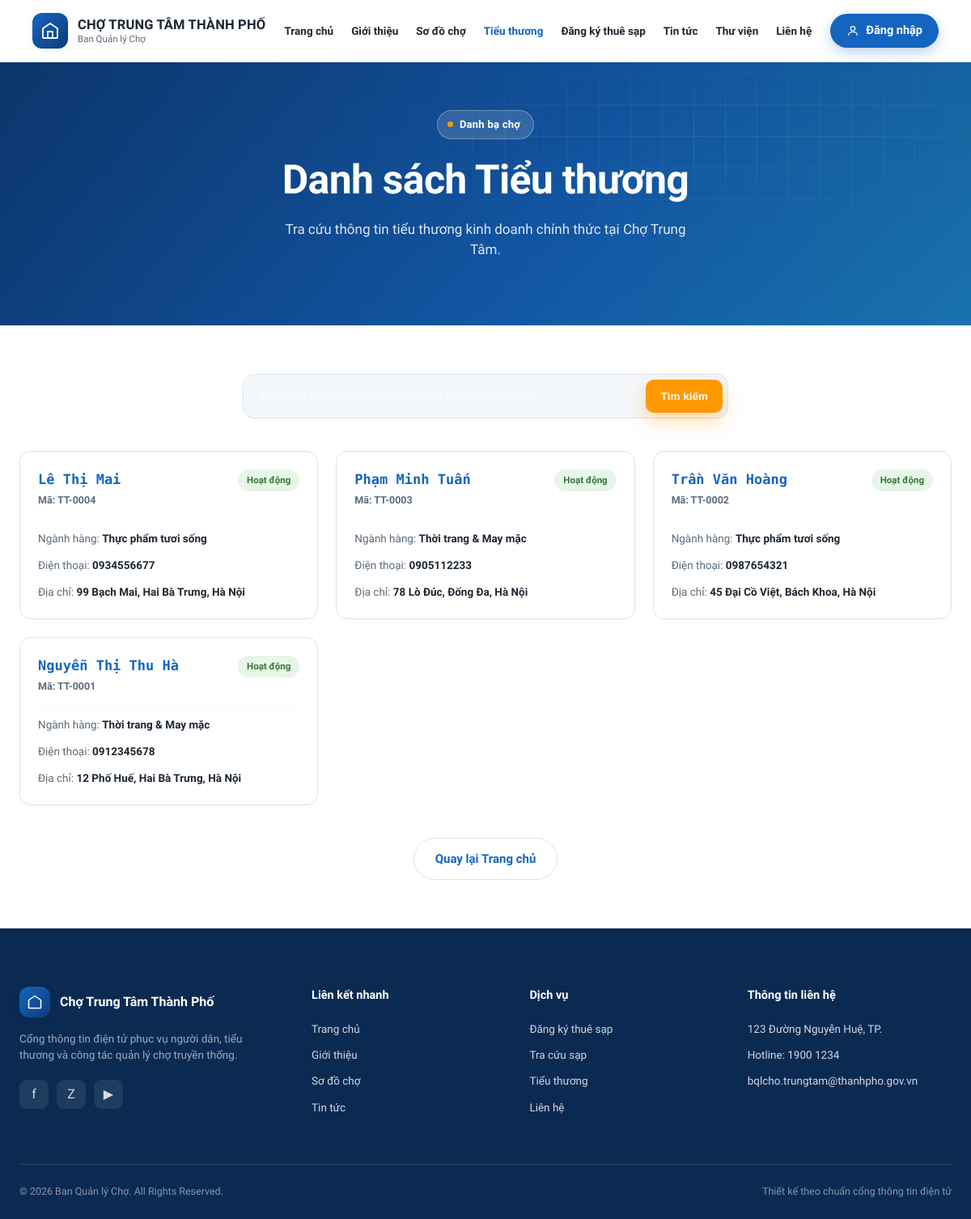
The page /home/traders on the database its author committed.
### tables this page shows
CREATE TABLE `traders` (
    `id` INT AUTO_INCREMENT PRIMARY KEY,
    `trader_code` VARCHAR(50) NOT NULL UNIQUE,
    `fullname` VARCHAR(100) NOT NULL,
    `phone` VARCHAR(15) NOT NULL,
    `cccd` VARCHAR(20) NOT NULL UNIQUE,
    `business_line_id` INT NULL,
    `address` TEXT NULL,
    `description` TEXT NULL,            
    `license_file` TEXT NULL,           
    `status_id` INT NOT NULL,
    `created_at` TIMESTAMP DEFAULT CURRENT_TIMESTAMP,
    `updated_at` TIMESTAMP DEFAULT CURRENT_TIMESTAMP ON UPDATE CURRENT_TIMESTAMP,
    FOREIGN KEY (`status_id`) REFERENCES `system_statuses`(`id`) ON DELETE RESTRICT,
    FOREIGN KEY (`business_line_id`) REFERENCES `business_lines`(`id`) ON DELETE SET NULL
);

CREATE TABLE `business_lines` (
    `id` INT AUTO_INCREMENT PRIMARY KEY,
    `line_code` VARCHAR(50) NOT NULL UNIQUE,
    `line_name` VARCHAR(100) NOT NULL,
    `description` TEXT NULL,
    `created_at` TIMESTAMP DEFAULT CURRENT_TIMESTAMP,
    `updated_at` TIMESTAMP DEFAULT CURRENT_TIMESTAMP ON UPDATE CURRENT_TIMESTAMP
);

### index.php (called while the page is built, shortened)
<?php
spl_autoload_register(function ($className) {
    $classFileApp1 = DIR_APP . '/' . $className . '.class.php';
    $classFileApp2 = DIR_APP . '/' . $className . '.php';
    if (file_exists($classFileApp1)) {
        return;
    } elseif (file_exists($classFileApp2)) {
        require_once $classFileApp2;
        return;
    }
    $classFileModel = DIR_MODEL . '/' . $className . '.php';
    if (file_exists($classFileModel)) {
        return;
    }
    $classFileController = DIR_CONTROLLER . '/' . $className . '.php';
    if (file_exists($classFileController)) {
        return;
    }
});
try {
    $router = new router();
    $router->dispatch();
} catch (Exception $e) {
    echo "<h1>Hệ thống gặp sự cố</h1>";
    echo "<p>" . $e->getMessage() . "</p>";
}

### application/database.class.php (called while the page is built, shortened)
<?php
class database {
    private static $instance = null;
    private $conn;
    private function __construct() {
        $dsn = "mysql:host=" . DB_HOST . ";port=" . DB_PORT . ";dbname=" . DB_NAME . ";charset=utf8mb4";
        $options = [
            PDO::ATTR_ERRMODE            => PDO::ERRMODE_EXCEPTION,
            PDO::ATTR_DEFAULT_FETCH_MODE => PDO::FETCH_ASSOC,
            PDO::ATTR_EMULATE_PREPARES   => false,
        ];
        try {
            $this->conn = new PDO($dsn, DB_USER, DB_PASS, $options);
        } catch (PDOException $e) {
            throw new Exception("Kết nối Database thất bại: " . $e->getMessage());
        }
    }
    public static function getInstance() {
        if (self::$instance === null) {
            self::$instance = new self();
        }
        return self::$instance;
    }
    public function query($sql, $params = []) {
        $stmt = $this->conn->prepare($sql);
        $stmt->execute($params);
        return $stmt;
    }
    public function select($sql, $params = []) {
        $stmt = $this->query($sql, $params);
        return $stmt->fetchAll();
    }
}

### model/traderModel.php (called while the page is built, shortened)
<?php
class traderModel {
    private $db;
    public function __construct() {
        $this->db = database::getInstance();
    }
    public function getAllTraders($search = '', $business_line_id = '', $status = '') {
        $sql = "SELECT t.*,
                       (
                           SELECT COALESCE(SUM(b.total_amount - b.paid_amount), 0)
                           FROM bills b
                           JOIN contracts c ON b.contract_id = c.id
                           WHERE c.trader_id = t.id AND b.status IN ('unpaid', 'partially_paid')
                       ) AS total_debt,
                        ss.code AS status_code,
                        ss.status_name,
                        sc.color_class,
                        bl.line_name AS business_line_name,
                        bl.line_code AS business_line_code
                FROM traders t
                LEFT JOIN system_statuses ss ON ss.id = t.status_id
                LEFT JOIN status_colors sc ON ss.color_id = sc.id
                LEFT JOIN business_lines bl ON bl.id = t.business_line_id
                WHERE ss.code != '99'";
        $params = [];
        if (!empty($status)) {
            $sql .= " AND ss.code = :status";
            $params['status'] = $status;
        }
        $sql .= " ORDER BY t.id DESC";
        return $this->db->select($sql, $params);
    }
}

### template/frontend/home/traders.php (the view, shortened to what this page needs)
<section class="hero" style="padding: 60px 0 80px;">
    <div class="hero-grid-pattern"></div>
    <div class="container hero-content" style="grid-template-columns: 1fr; text-align: center;">
        <div>
            <div class="hero-eyebrow" style="justify-content: center;"><span class="dot"></span> Danh bạ chợ</div>
            <h1>Danh sách Tiểu thương</h1>
            <p style="margin: 0 auto;">Tra cứu thông tin tiểu thương kinh doanh chính thức tại Chợ Trung Tâm.</p>
        </div>
    </div>
</section>
<section style="padding: 60px 0;">
    <div class="container">
        <div style="max-width: 600px; margin: 0 auto 40px;">
            <div class="map-search" style="background: var(--gray-100); border: 1px solid var(--gray-300); padding: 6px; margin: 0;">
                <input type="text" id="traderSearchInput" placeholder="Nhập tên tiểu thương, số điện thoại hoặc ngành hàng..." style="color: var(--gray-900);">
                <button class="btn btn-primary btn-sm" style="border-radius: 10px;">Tìm kiếm</button>
            </div>
        </div>
        <?php if (empty($traders)): ?>
            <div style="text-align: center; padding: 40px; border: 1.5px dashed var(--gray-300); border-radius: var(--radius-md); color: var(--gray-600);">
                Không có dữ liệu tiểu thương hoạt động.
            </div>
        <?php else: ?>
            <div class="stalls-grid" id="traderGrid">
                <?php foreach ($traders as $t): ?>
                    <div class="stall-card trader-card" data-fullname="<?php echo htmlspecialchars(mb_strtolower($t['fullname'], 'UTF-8')); ?>" data-line="<?php echo htmlspecialchars(mb_strtolower($t['business_line_name'] ?? '', 'UTF-8')); ?>">
                        <div class="stall-top" style="margin-bottom: 8px;">
                            <div>
                                <div class="stall-code" style="color: var(--blue-700);"><?php echo htmlspecialchars($t['fullname']); ?></div>
                                <div class="stall-zone" style="margin-top: 4px; font-weight: 600;">Mã: <?php echo htmlspecialchars($t['trader_code']); ?></div>
                            </div>
                            <span class="badge" style="background: #E8F5E9; color: #2E7D32;">Hoạt động</span>
                        </div>
                        <div class="stall-meta" style="margin-top: 14px; margin-bottom: 0; font-size: 13.5px; border-top: 1px solid var(--gray-100); padding-top: 12px;">
                            <div style="margin-bottom: 6px;">Ngành hàng: <b><?php echo htmlspecialchars($t['business_line_name'] ?? 'Chưa cập nhật'); ?></b></div>
                            <div style="margin-bottom: 6px;">Điện thoại: <b><?php echo htmlspecialchars($t['phone']); ?></b></div>
                            <div>Địa chỉ: <b><?php echo htmlspecialchars($t['address'] ?? 'Tại chợ'); ?></b></div>
                        </div>
                    </div>
                <?php endforeach; ?>
            </div>
        <?php endif; ?>
        <div style="text-align: center; margin-top: 40px;">
            <a href="<?php echo BASE_URL; ?>" class="btn btn-outline">Quay lại Trang chủ</a>
        </div>
    </div>
</section>

### application/router.class.php (shortened to what this page needs)
<?php
class router {
    protected $controller = 'homeController';
    protected $action = 'index';
    protected $params = [];
    public function __construct() {
        $url = $this->parseUrl();
        if (isset($url[0]) && !empty($url[0])) {
            $controllerName = $url[0] . 'Controller';
            if (file_exists(DIR_CONTROLLER . '/' . $controllerName . '.php')) {
                $this->controller = $controllerName;
                unset($url[0]);
            } else {
            }
        }
        if (class_exists($this->controller)) {
            $this->controller = new $this->controller();
        } else {
            throw new Exception("Không tìm thấy class controller: " . $this->controller);
        }
        if (isset($url[1]) && !empty($url[1])) {
            if (method_exists($this->controller, $url[1])) {
                $this->action = $url[1];
                unset($url[1]);
            } else {
                throw new Exception("Không tìm thấy action '{$url[1]}' trong controller " . get_class($this->controller));
            }
        }
        $this->params = $url ? array_values($url) : [];
    }
    public function dispatch() {
        if (method_exists($this->controller, $this->action)) {
            call_user_func_array([$this->controller, $this->action], $this->params);
        } else {
            throw new Exception("Không thể thực thi action '{$this->action}'");
        }
    }
    private function parseUrl() {
        if (isset($_GET['url'])) {
            $url = rtrim($_GET['url'], '/');
            $url = filter_var($url, FILTER_SANITIZE_URL);
            return explode('/', $url);
        }
        return [];
    }
}

### controller/homeController.php (shortened to what this page needs)
<?php
class homeController {
    public function traders() {
        $traderModel = new traderModel();
        $traders = [];
        try {
            $traders = $traderModel->getAllTraders('', '', 'active');
        } catch (Exception $e) {
        }
        $this->view('frontend/home/traders', [
            'title' => 'Danh sách Tiểu thương - Chợ Trung Tâm Thành Phố',
            'activePage' => 'traders',
            'traders' => $traders
        ]);
    }
    protected function view($templatePath, $data = []) {
        extract($data);
        $isFrontend = str_starts_with($templatePath, 'frontend/');
        if ($isFrontend) {
            if (file_exists(DIR_TEMPLATE . '/frontend/layouts/header.php')) {
                require_once DIR_TEMPLATE . '/frontend/layouts/header.php';
            }
            if (file_exists(DIR_TEMPLATE . '/frontend/layouts/navbar.php')) {
                require_once DIR_TEMPLATE . '/frontend/layouts/navbar.php';
            }
        }
        $viewFile = DIR_TEMPLATE . '/' . $templatePath . '.php';
        if (file_exists($viewFile)) {
            require_once $viewFile;
        } else {
            echo "Không tìm thấy giao diện View: " . $templatePath;
        }
        if ($isFrontend) {
            if (file_exists(DIR_TEMPLATE . '/frontend/layouts/footer.php')) {
                require_once DIR_TEMPLATE . '/frontend/layouts/footer.php';
            }
        }
    }
}

### template/frontend/layouts/header.php (shortened to what this page needs)
<!DOCTYPE html>
<html lang="vi">
<head>
    <link rel="stylesheet" href="<?php echo BASE_URL; ?>public/assets/css/frontend.css">
</head>
<body>

### template/frontend/layouts/navbar.php (shortened to what this page needs)
<header id="siteHeader">
    <div class="container header-inner">
        <div class="brand">
            <div class="brand-mark">
                <svg width="24" height="24" viewBox="0 0 24 24" fill="none">
                    <path d="M3 9L12 3L21 9V20C21 20.55 20.55 21 20 21H4C3.45 21 3 20.55 3 20V9Z" stroke="white"
                        stroke-width="1.8" stroke-linejoin="round" />
                    <path d="M9 21V13H15V21" stroke="white" stroke-width="1.8" stroke-linejoin="round" />
                </svg>
            </div>
            <div class="brand-name">
                <strong>CHỢ TRUNG TÂM THÀNH PHỐ</strong>
                <span>Ban Quản lý Chợ</span>
            </div>
        </div>
        <nav class="main-nav">
            <a href="<?php echo BASE_URL; ?>" class="<?php echo ($activePage ?? 'home') === 'home' ? 'active' : ''; ?>">Trang chủ</a>
            <a href="<?php echo BASE_URL; ?>home/about" class="<?php echo ($activePage ?? 'home') === 'about' ? 'active' : ''; ?>">Giới thiệu</a>
            <a href="<?php echo BASE_URL; ?>home/map" class="<?php echo ($activePage ?? 'home') === 'map' ? 'active' : ''; ?>">Sơ đồ chợ</a>
            <a href="<?php echo BASE_URL; ?>home/traders" class="<?php echo ($activePage ?? 'home') === 'traders' ? 'active' : ''; ?>">Tiểu thương</a>
            <a href="<?php echo BASE_URL; ?>home/register" class="<?php echo ($activePage ?? 'home') === 'register' ? 'active' : ''; ?>">Đăng ký thuê sạp</a>
            <a href="<?php echo BASE_URL; ?>#tintuc">Tin tức</a>
            <a href="<?php echo BASE_URL; ?>#thuvien">Thư viện</a>
            <a href="<?php echo BASE_URL; ?>#lienhe">Liên hệ</a>
        </nav>
        <div class="header-right">
            <a href="<?php echo BASE_URL; ?>home/login" class="login-btn">
                <span>Đăng nhập</span>
            </a>
        </div>
    </div>
</header>

### template/frontend/layouts/footer.php (shortened to what this page needs)
    <footer>
        <div class="container">
            <div class="footer-grid">
                <div>
                    <div class="footer-brand">
                        <div class="brand-mark" style="width:38px;height:38px;"><svg width="20" height="20"
                                viewBox="0 0 24 24" fill="none">
                                <path d="M3 9L12 3L21 9V20C21 20.55 20.55 21 20 21H4C3.45 21 3 20.55 3 20V9Z"
                                    stroke="white" stroke-width="1.8" stroke-linejoin="round" />
                            </svg></div>
                        <strong>Chợ Trung Tâm Thành Phố</strong>
                    </div>
                    <p class="desc">Cổng thông tin điện tử phục vụ người dân, tiểu thương và công tác quản lý chợ truyền
                        thống.</p>
                    <div class="social-row" style="margin-top:20px;">
                        <a href="#" aria-label="Facebook">f</a>
                        <a href="#" aria-label="Zalo">Z</a>
                        <a href="#" aria-label="Youtube">▶</a>
                    </div>
                </div>
                <div>
                    <h4>Liên kết nhanh</h4>
                    <ul>
                        <li><a href="<?php echo BASE_URL; ?>">Trang chủ</a></li>
                        <li><a href="<?php echo BASE_URL; ?>home/about">Giới thiệu</a></li>
                        <li><a href="<?php echo BASE_URL; ?>home/map">Sơ đồ chợ</a></li>
                        <li><a href="<?php echo BASE_URL; ?>#tintuc">Tin tức</a></li>
                    </ul>
                </div>
                <div>
                    <h4>Dịch vụ</h4>
                    <ul>
                        <li><a href="<?php echo BASE_URL; ?>home/register">Đăng ký thuê sạp</a></li>
                        <li><a href="<?php echo BASE_URL; ?>home/map">Tra cứu sạp</a></li>
                        <li><a href="<?php echo BASE_URL; ?>home/traders">Tiểu thương</a></li>
                        <li><a href="<?php echo BASE_URL; ?>#lienhe">Liên hệ</a></li>
                    </ul>
                </div>
                <div>
                    <h4>Thông tin liên hệ</h4>
                    <ul>
                        <li>123 Đường Nguyễn Huệ, TP.</li>
                        <li>Hotline: 1900 1234</li>
                        <li>bqlcho.trungtam@thanhpho.gov.vn</li>
                    </ul>
                </div>
            </div>
            <div class="footer-bottom">
                <span>© 2026 Ban Quản lý Chợ. All Rights Reserved.</span>
                <span>Thiết kế theo chuẩn cổng thông tin điện tử</span>
            </div>
        </div>
    </footer>
</body>
</html>

### rows shown on the page
traders: fullname "Lê Thị Mai", trader_code "TT-0004", business_line.line_name "Thực phẩm tươi sống", phone "0934556677", address "99 Bạch Mai, Hai Bà Trưng, Hà Nội"
traders: fullname "Phạm Minh Tuấn", trader_code "TT-0003", business_line.line_name "Thời trang & May mặc", phone "0905112233", address "78 Lò Đúc, Đống Đa, Hà Nội"
traders: fullname "Trần Văn Hoàng", trader_code "TT-0002", business_line.line_name "Thực phẩm tươi sống", phone "0987654321", address "45 Đại Cồ Việt, Bách Khoa, Hà Nội"
traders: fullname "Nguyễn Thị Thu Hà", trader_code "TT-0001", business_line.line_name "Thời trang & May mặc", phone "0912345678", address "12 Phố Huế, Hai Bà Trưng, Hà Nội"
